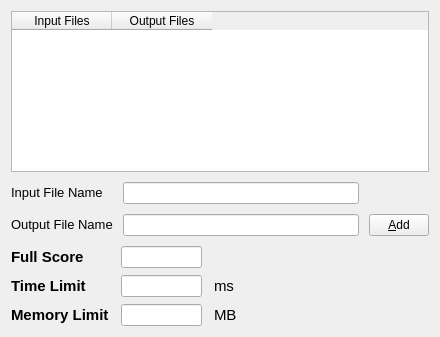
<?xml version="1.0" encoding="UTF-8"?>
<ui version="4.0">
 <class>TestCaseEditWidget</class>
 <widget class="QWidget" name="TestCaseEditWidget">
  <property name="geometry">
   <rect>
    <x>0</x>
    <y>0</y>
    <width>440</width>
    <height>337</height>
   </rect>
  </property>
  <property name="windowTitle">
   <string>Form</string>
  </property>
  <layout class="QVBoxLayout" name="verticalLayout_1">
   <property name="spacing">
    <number>10</number>
   </property>
   <item>
    <layout class="QVBoxLayout" name="verticalLayout_2">
     <property name="spacing">
      <number>10</number>
     </property>
     <item>
      <widget class="QTableWidget" name="fileList">
       <property name="styleSheet">
        <string notr="true">font-size: 11pt;</string>
       </property>
       <property name="selectionMode">
        <enum>QAbstractItemView::ContiguousSelection</enum>
       </property>
       <property name="columnCount">
        <number>2</number>
       </property>
       <attribute name="horizontalHeaderHighlightSections">
        <bool>false</bool>
       </attribute>
       <attribute name="verticalHeaderDefaultSectionSize">
        <number>25</number>
       </attribute>
       <attribute name="verticalHeaderHighlightSections">
        <bool>false</bool>
       </attribute>
       <attribute name="verticalHeaderMinimumSectionSize">
        <number>25</number>
       </attribute>
       <column>
        <property name="text">
         <string>Input Files</string>
        </property>
        <property name="font">
         <font>
          <pointsize>9</pointsize>
         </font>
        </property>
       </column>
       <column>
        <property name="text">
         <string>Output Files</string>
        </property>
        <property name="font">
         <font>
          <pointsize>9</pointsize>
         </font>
        </property>
       </column>
      </widget>
     </item>
     <item>
      <layout class="QGridLayout" name="gridLayout_1">
       <item row="0" column="0">
        <widget class="QLabel" name="inputFileLabel">
         <property name="sizePolicy">
          <sizepolicy hsizetype="Preferred" vsizetype="Fixed">
           <horstretch>0</horstretch>
           <verstretch>0</verstretch>
          </sizepolicy>
         </property>
         <property name="styleSheet">
          <string notr="true">font-size: 10pt;</string>
         </property>
         <property name="text">
          <string>Input File Name</string>
         </property>
        </widget>
       </item>
       <item row="0" column="1">
        <widget class="FileLineEdit" name="inputFileEdit"/>
       </item>
       <item row="0" column="2">
        <spacer name="horizontalSpacer_1">
         <property name="orientation">
          <enum>Qt::Horizontal</enum>
         </property>
         <property name="sizeType">
          <enum>QSizePolicy::Fixed</enum>
         </property>
         <property name="sizeHint" stdset="0">
          <size>
           <width>60</width>
           <height>20</height>
          </size>
         </property>
        </spacer>
       </item>
       <item row="1" column="0">
        <widget class="QLabel" name="outputFileLabel">
         <property name="sizePolicy">
          <sizepolicy hsizetype="Preferred" vsizetype="Fixed">
           <horstretch>0</horstretch>
           <verstretch>0</verstretch>
          </sizepolicy>
         </property>
         <property name="styleSheet">
          <string notr="true">font-size: 10pt;</string>
         </property>
         <property name="text">
          <string>Output File Name</string>
         </property>
        </widget>
       </item>
       <item row="1" column="1">
        <widget class="FileLineEdit" name="outputFileEdit"/>
       </item>
       <item row="1" column="2">
        <widget class="QPushButton" name="addButton">
         <property name="sizePolicy">
          <sizepolicy hsizetype="Minimum" vsizetype="Fixed">
           <horstretch>0</horstretch>
           <verstretch>0</verstretch>
          </sizepolicy>
         </property>
         <property name="minimumSize">
          <size>
           <width>60</width>
           <height>0</height>
          </size>
         </property>
         <property name="maximumSize">
          <size>
           <width>60</width>
           <height>16777215</height>
          </size>
         </property>
         <property name="text">
          <string>&amp;Add</string>
         </property>
        </widget>
       </item>
      </layout>
     </item>
    </layout>
   </item>
   <item>
    <layout class="QGridLayout" name="gridLayout_2">
     <property name="horizontalSpacing">
      <number>12</number>
     </property>
     <property name="verticalSpacing">
      <number>7</number>
     </property>
     <item row="0" column="0">
      <widget class="QLabel" name="fullScoreLabel">
       <property name="sizePolicy">
        <sizepolicy hsizetype="Preferred" vsizetype="Fixed">
         <horstretch>0</horstretch>
         <verstretch>0</verstretch>
        </sizepolicy>
       </property>
       <property name="styleSheet">
        <string notr="true">font-size:11pt;font-weight:bold;</string>
       </property>
       <property name="text">
        <string>Full Score</string>
       </property>
      </widget>
     </item>
     <item row="0" column="1">
      <widget class="QLineEdit" name="fullScore">
       <property name="minimumSize">
        <size>
         <width>51</width>
         <height>22</height>
        </size>
       </property>
       <property name="maximumSize">
        <size>
         <width>81</width>
         <height>22</height>
        </size>
       </property>
      </widget>
     </item>
     <item row="0" column="2">
      <spacer name="horizontalSpacer_4">
       <property name="orientation">
        <enum>Qt::Horizontal</enum>
       </property>
       <property name="sizeHint" stdset="0">
        <size>
         <width>40</width>
         <height>20</height>
        </size>
       </property>
      </spacer>
     </item>
     <item row="1" column="0">
      <widget class="QLabel" name="timeLimitLabel">
       <property name="sizePolicy">
        <sizepolicy hsizetype="Preferred" vsizetype="Fixed">
         <horstretch>0</horstretch>
         <verstretch>0</verstretch>
        </sizepolicy>
       </property>
       <property name="styleSheet">
        <string notr="true">font-size:11pt;font-weight:bold;</string>
       </property>
       <property name="text">
        <string>Time Limit</string>
       </property>
      </widget>
     </item>
     <item row="1" column="1">
      <widget class="QLineEdit" name="timeLimit">
       <property name="minimumSize">
        <size>
         <width>51</width>
         <height>22</height>
        </size>
       </property>
       <property name="maximumSize">
        <size>
         <width>81</width>
         <height>22</height>
        </size>
       </property>
      </widget>
     </item>
     <item row="1" column="2">
      <layout class="QHBoxLayout" name="horizontalLayout_2">
       <item>
        <widget class="QLabel" name="msLabel">
         <property name="sizePolicy">
          <sizepolicy hsizetype="Fixed" vsizetype="Fixed">
           <horstretch>0</horstretch>
           <verstretch>0</verstretch>
          </sizepolicy>
         </property>
         <property name="styleSheet">
          <string notr="true">font-size: 11pt;</string>
         </property>
         <property name="text">
          <string>ms</string>
         </property>
        </widget>
       </item>
       <item>
        <spacer name="horizontalSpacer_3">
         <property name="orientation">
          <enum>Qt::Horizontal</enum>
         </property>
         <property name="sizeHint" stdset="0">
          <size>
           <width>40</width>
           <height>20</height>
          </size>
         </property>
        </spacer>
       </item>
      </layout>
     </item>
     <item row="2" column="0">
      <widget class="QLabel" name="memoryLimitLabel">
       <property name="sizePolicy">
        <sizepolicy hsizetype="Preferred" vsizetype="Fixed">
         <horstretch>0</horstretch>
         <verstretch>0</verstretch>
        </sizepolicy>
       </property>
       <property name="styleSheet">
        <string notr="true">font-size:11pt;font-weight:bold;</string>
       </property>
       <property name="text">
        <string>Memory Limit</string>
       </property>
      </widget>
     </item>
     <item row="2" column="1">
      <widget class="QLineEdit" name="memoryLimit">
       <property name="minimumSize">
        <size>
         <width>51</width>
         <height>22</height>
        </size>
       </property>
       <property name="maximumSize">
        <size>
         <width>81</width>
         <height>22</height>
        </size>
       </property>
      </widget>
     </item>
     <item row="2" column="2">
      <layout class="QHBoxLayout" name="horizontalLayout_1">
       <item>
        <widget class="QLabel" name="mbLabel">
         <property name="sizePolicy">
          <sizepolicy hsizetype="Fixed" vsizetype="Fixed">
           <horstretch>0</horstretch>
           <verstretch>0</verstretch>
          </sizepolicy>
         </property>
         <property name="styleSheet">
          <string notr="true">font-size: 11pt;</string>
         </property>
         <property name="text">
          <string>MB</string>
         </property>
        </widget>
       </item>
       <item>
        <spacer name="horizontalSpacer_2">
         <property name="orientation">
          <enum>Qt::Horizontal</enum>
         </property>
         <property name="sizeHint" stdset="0">
          <size>
           <width>40</width>
           <height>20</height>
          </size>
         </property>
        </spacer>
       </item>
      </layout>
     </item>
    </layout>
   </item>
  </layout>
 </widget>
 <customwidgets>
  <customwidget>
   <class>FileLineEdit</class>
   <extends>QLineEdit</extends>
   <header>filelineedit.h</header>
  </customwidget>
 </customwidgets>
 <resources/>
 <connections/>
</ui>
